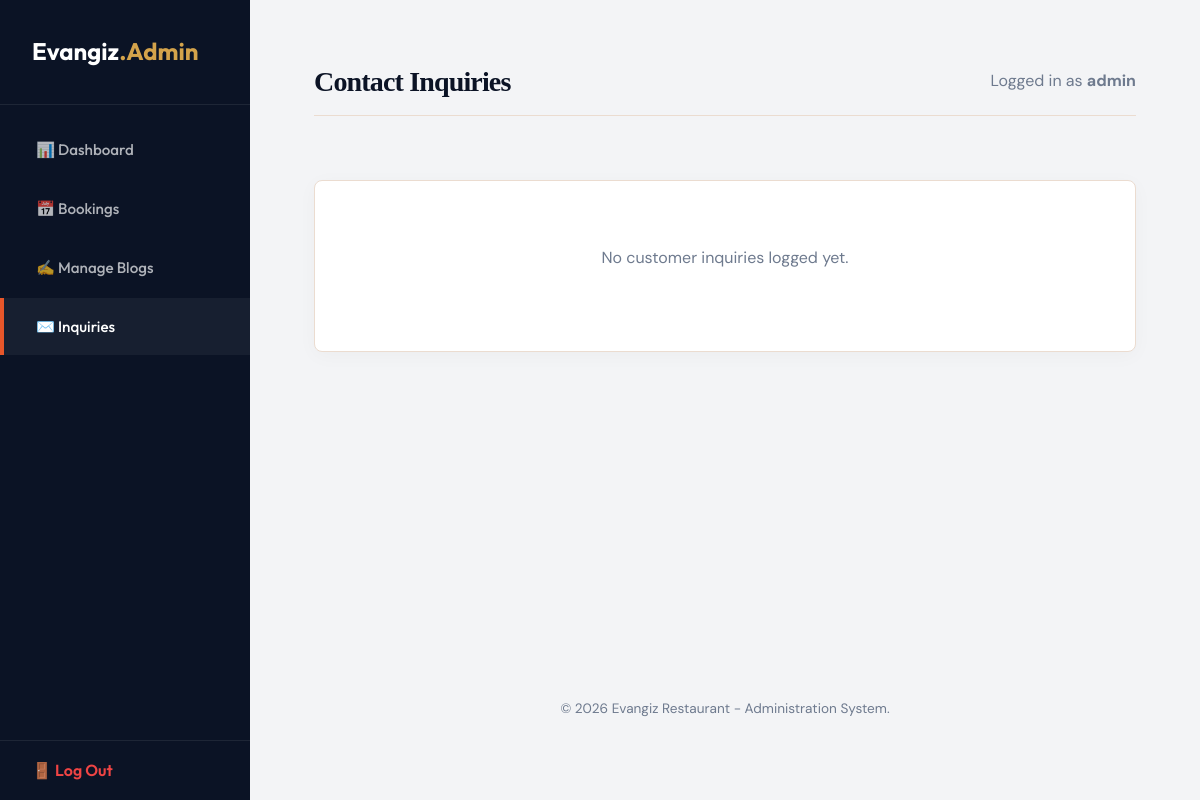
/admin/inquiries.php (signed in), run on an earlier commit of the app's database.
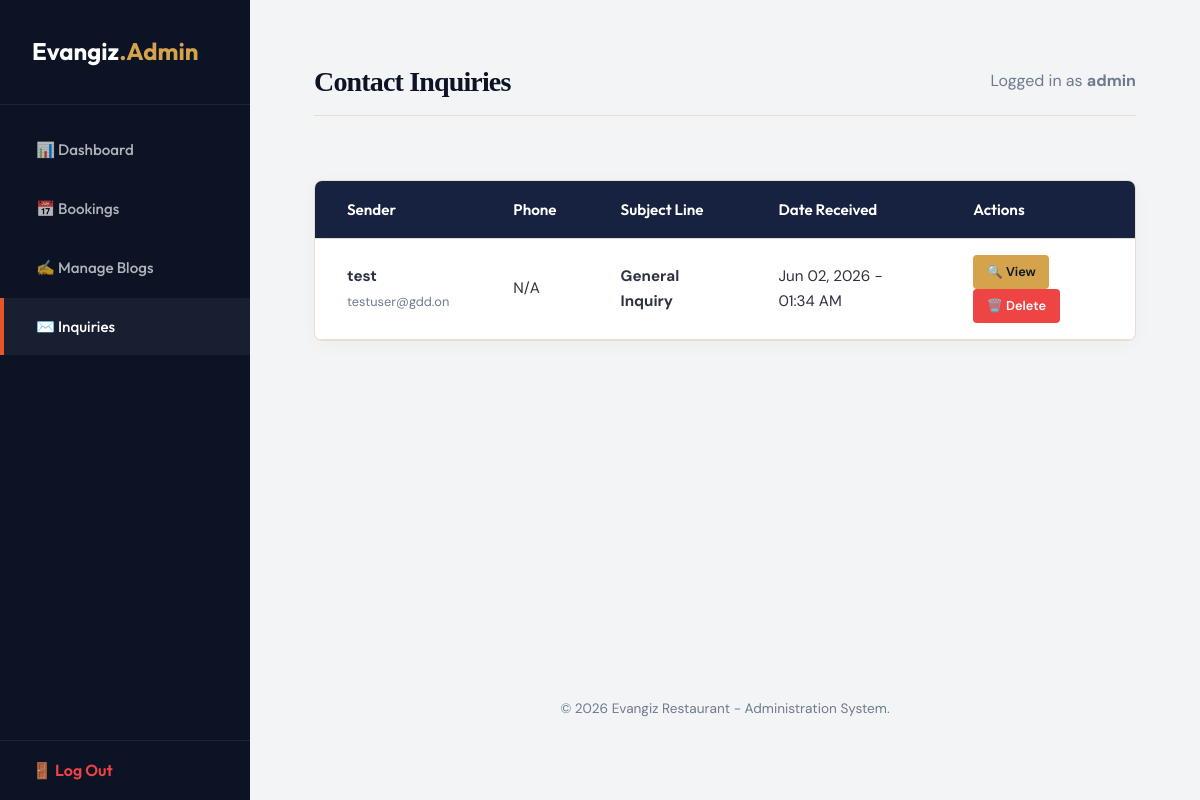
And on a later commit of the database.
### tables this page shows
CREATE TABLE contacts (
    id INTEGER PRIMARY KEY AUTOINCREMENT,
    name VARCHAR(100) NOT NULL,
    email VARCHAR(100) NOT NULL,
    phone VARCHAR(30) NOT NULL,
    subject VARCHAR(255) NOT NULL,
    message TEXT NOT NULL,
    created_at TIMESTAMP DEFAULT CURRENT_TIMESTAMP
);

### config.php (called while the page is built, shortened)
<?php
function url($path = '') {
    $project_root = str_replace('\\', '/', __DIR__);
    $script_filename = str_replace('\\', '/', $_SERVER['SCRIPT_FILENAME'] ?? '');
    $script_name = str_replace('\\', '/', $_SERVER['SCRIPT_NAME'] ?? '');
    $base_url = '';
    if (!empty($script_filename) && !empty($script_name)) {
        if (strpos($script_filename, $project_root) === 0) {
            $suffix = substr($script_filename, strlen($project_root));
            if (substr($script_name, -strlen($suffix)) === $suffix) {
                $base_url = substr($script_name, 0, strlen($script_name) - strlen($suffix));
            } else {
                $base_url = dirname($script_name);
                if ($base_url === '\\' || $base_url === '/') {
                    $base_url = '';
                }
            }
        }
    }
    $base_url = rtrim(str_replace('\\', '/', $base_url), '/');
    return $base_url . '/' . ltrim($path, '/');
}
?>

### admin/inquiries.php (the view, shortened to what this page needs)
<?php
include_once __DIR__ . '/includes/header.php';
$action = $_GET['action'] ?? 'list';
$inquiry_id = intval($_GET['id'] ?? 0);
$inquiries = [];
$view_inquiry = null;
if ($action === 'list') {
    try {
        $inquiries = $conn->query("SELECT * FROM contacts ORDER BY created_at DESC")->fetchAll();
    } catch (PDOException $e) {
        $alert_error = "Database read error: " . $e->getMessage();
    }
}
?>
<?php if ($action === 'view' && $view_inquiry): ?>
    <div class="admin-form-panel" style="max-width: 600px;">
        <h3 style="margin-bottom: var(--space-lg); color: var(--color-primary);">Inquiry Message details</h3>
        <table class="admin-table" style="margin-bottom: var(--space-lg);">
            <tr>
                <th style="width: 35%;">Field</th>
                <th>Details</th>
            </tr>
            <tr>
                <td><strong>Sender Name</strong></td>
                <td><?php echo htmlspecialchars($view_inquiry['name']); ?></td>
            </tr>
            <tr>
                <td><strong>Email Address</strong></td>
                <td><a href="mailto:<?php echo htmlspecialchars($view_inquiry['email']); ?>"><?php echo htmlspecialchars($view_inquiry['email']); ?></a></td>
            </tr>
            <tr>
                <td><strong>Phone Number</strong></td>
                <td><a href="tel:<?php echo htmlspecialchars($view_inquiry['phone']); ?>"><?php echo htmlspecialchars($view_inquiry['phone']); ?></a></td>
            </tr>
            <tr>
                <td><strong>Subject Line</strong></td>
                <td><?php echo htmlspecialchars($view_inquiry['subject']); ?></td>
            </tr>
            <tr>
                <td><strong>Date Received</strong></td>
                <td><?php echo date('F d, Y - h:i A', strtotime($view_inquiry['created_at'])); ?></td>
            </tr>
            <tr>
                <td><strong>Message Text</strong></td>
                <td><?php echo nl2br(htmlspecialchars($view_inquiry['message'])); ?></td>
            </tr>
        </table>
        <div style="display: flex; gap: var(--space-sm);">
            <a href="mailto:<?php echo htmlspecialchars($view_inquiry['email']); ?>?subject=Re: <?php echo urlencode($view_inquiry['subject']); ?>" class="btn-action btn-action-approve" style="padding: 0.65rem 1.25rem; font-size: 0.9rem;">📨 Reply via Email</a>
            <a href="<?php echo admin_url('/inquiries.php?action=delete&id=' . $view_inquiry['id']); ?>" class="btn-action btn-action-delete" style="padding: 0.65rem 1.25rem; font-size: 0.9rem;" onclick="return confirm('Are you sure you want to delete this message?');">🗑️ Delete message</a>
            <a href="<?php echo admin_url('/inquiries.php'); ?>" class="btn btn-secondary">Back to List</a>
        </div>
    </div>
<?php else: ?>
    <div class="admin-table-card">
        <?php if (empty($inquiries)): ?>
            <div style="padding: var(--space-xl);" class="text-center text-muted">
                <p>No customer inquiries logged yet.</p>
            </div>
        <?php else: ?>
            <table class="admin-table">
                <thead>
                    <tr>
                        <th>Sender</th>
                        <th>Phone</th>
                        <th>Subject Line</th>
                        <th>Date Received</th>
                        <th>Actions</th>
                    </tr>
                </thead>
                <tbody>
                    <?php foreach ($inquiries as $inquiry): ?>
                        <tr>
                            <td>
                                <strong><?php echo htmlspecialchars($inquiry['name']); ?></strong><br>
                                <span class="text-muted" style="font-size: 0.8rem;"><?php echo htmlspecialchars($inquiry['email']); ?></span>
                            </td>
                            <td><?php echo htmlspecialchars($inquiry['phone']); ?></td>
                            <td><strong><?php echo htmlspecialchars($inquiry['subject']); ?></strong></td>
                            <td><?php echo date('M d, Y - h:i A', strtotime($inquiry['created_at'])); ?></td>
                            <td>
                                <a href="<?php echo admin_url('/inquiries.php?action=view&id=' . $inquiry['id']); ?>" class="btn-action btn-action-edit">🔍 View</a>
                                <a href="<?php echo admin_url('/inquiries.php?action=delete&id=' . $inquiry['id']); ?>" class="btn-action btn-action-delete" onclick="return confirm('Confirm permanent deletion of this message?');">🗑️ Delete</a>
                            </td>
                        </tr>
                    <?php endforeach; ?>
                </tbody>
            </table>
        <?php endif; ?>
    </div>
<?php endif; ?>
<?php
include_once __DIR__ . '/includes/footer.php';
?>

### admin/includes/header.php (shortened to what this page needs)
<?php
require_once __DIR__ . '/../../config.php';
$current_script = basename($_SERVER['SCRIPT_NAME']);
if (!function_exists('admin_url')) {
    function admin_url($path = '') {
        return url('/admin/' . ltrim($path, '/'));
    }
}
?>
<!DOCTYPE html>
<html lang="en">
<head>
    <link rel="stylesheet" href="<?php echo url('/css/main.css'); ?>">
    <link rel="stylesheet" href="<?php echo url('/css/components.css'); ?>">
</head>
<body>
    <div id="admin-wrapper">
        <?php if ($current_script !== 'login.php'): ?>
        <aside class="admin-sidebar">
            <div class="sidebar-brand">
                Evangiz<span>.Admin</span>
            </div>
            <ul class="sidebar-menu">
                <li class="sidebar-item <?php echo $current_script === 'index.php' ? 'active' : ''; ?>">
                    <a href="<?php echo admin_url('/'); ?>">📊 Dashboard</a>
                </li>
                <li class="sidebar-item <?php echo $current_script === 'bookings.php' ? 'active' : ''; ?>">
                    <a href="<?php echo admin_url('/bookings.php'); ?>">📅 Bookings</a>
                </li>
                <li class="sidebar-item <?php echo $current_script === 'blogs.php' ? 'active' : ''; ?>">
                    <a href="<?php echo admin_url('/blogs.php'); ?>">✍️ Manage Blogs</a>
                </li>
                <li class="sidebar-item <?php echo $current_script === 'inquiries.php' ? 'active' : ''; ?>">
                    <a href="<?php echo admin_url('/inquiries.php'); ?>">✉️ Inquiries</a>
                </li>
            </ul>
            <div class="sidebar-footer">
                <a href="<?php echo admin_url('/logout.php'); ?>" class="sidebar-logout">🚪 Log Out</a>
            </div>
        </aside>
        <?php endif; ?>
        <main class="admin-main" <?php echo $current_script === 'login.php' ? 'style="margin-left: 0; justify-content: center; align-items: center;"' : ''; ?>>
            <?php if ($current_script !== 'login.php'): ?>
            <header class="admin-header">
                <h1 class="admin-page-title">
                    <?php
                    switch ($current_script) {
                        case 'inquiries.php': echo 'Contact Inquiries'; break;
                    }
                    ?>
                </h1>
                <div class="admin-user-info text-muted">
                    Logged in as <strong><?php echo htmlspecialchars($_SESSION['admin_user'] ?? 'Administrator'); ?></strong>
                </div>
            </header>
            <?php endif; ?>

### admin/includes/footer.php
            <footer style="margin-top: auto; padding-top: var(--space-xl); font-size: 0.85rem; color: var(--color-text-muted);" class="text-center">
                <p>&copy; <?php echo date('Y'); ?> Evangiz Restaurant - Administration System.</p>
            </footer>
        </main>
    </div>
</body>
</html>

### css/main.css (style rules this page uses)
:root { --color-primary: #0b1325; --color-primary-light: #16223f; --color-accent: #e7562a; --color-accent-hover: #cf431a; --color-secondary: #d4a34b; --color-bg-warm: #fcf9f5; --color-bg-cream: #ffffff; --color-text-dark: #2c323f; --color-text-light: #f5f6f8; --color-text-muted: #6e7a8e; --color-border: #ebdcd0; --color-success: #10b981; --color-error: #ef4444; --color-white: #ffffff; --font-heading: 'Outfit', -apple-system, BlinkMacSystemFont, "Segoe UI", Roboto, sans-serif; --font-serif: 'Cormorant Garamond', Georgia, serif; --font-body: 'DM Sans', -apple-system, BlinkMacSystemFont, "Segoe UI", Roboto, sans-serif; --space-xs: 0.25rem; --space-sm: 0.5rem; --space-md: 1rem; --space-lg: 2rem; --space-xl: 4rem; --space-xxl: 7rem; --max-width: 1200px; --radius-sm: 4px; --radius-md: 8px; --radius-lg: 16px; --radius-xl: 32px; --radius-round: 9999px; --transition-smooth: all 0.4s cubic-bezier(0.16, 1, 0.3, 1); --transition-fast: all 0.2s ease; --shadow-subtle: 0 4px 20px rgba(0, 0, 0, 0.03); --shadow-medium: 0 8px 30px rgba(11, 19, 37, 0.06); --shadow-premium: 0 20px 50px rgba(11, 19, 37, 0.12); }
*, *::before, *::after { box-sizing: border-box; margin: 0; padding: 0; }
html { scroll-behavior: smooth; -webkit-font-smoothing: antialiased; -moz-osx-font-smoothing: grayscale; }
body { font-family: var(--font-body); font-size: 1rem; line-height: 1.65; color: var(--color-text-dark); background-color: var(--color-bg-warm); overflow-x: hidden; }
h1, h2, h3, h4, h5, h6 { font-family: var(--font-serif); font-weight: 600; color: var(--color-primary); line-height: 1.25; }
h1 { font-size: clamp(2.5rem, 5vw, 4rem); letter-spacing: -0.03em; }
p { margin-bottom: var(--space-md); }
a { color: inherit; text-decoration: none; transition: var(--transition-fast); }
.text-center { text-align: center; }
.text-muted { color: var(--color-text-muted); }

What changed in the data, as far as the page shows it:
added contacts: name "test", email "testuser@gdd.on", phone "N/A", subject "General Inquiry", created_at "Jun 02, 2026 - 01:34 AM"
Also different on the page:
text no longer shown: "No customer inquiries logged yet."
text now shown: "Sender Phone Subject Line Date Received Actions"
